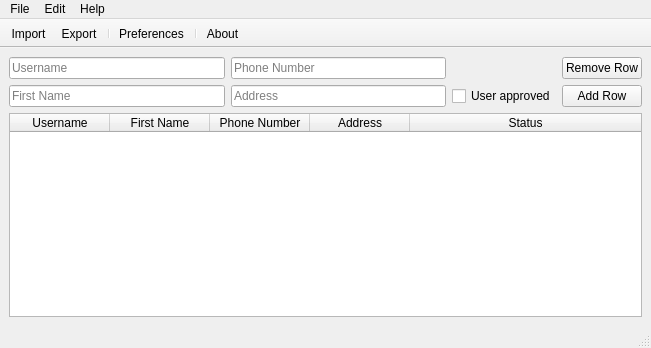
<?xml version="1.0" encoding="UTF-8"?>
<ui version="4.0">
 <class>mainWindow</class>
 <widget class="QMainWindow" name="mainWindow">
  <property name="geometry">
   <rect>
    <x>0</x>
    <y>0</y>
    <width>651</width>
    <height>348</height>
   </rect>
  </property>
  <property name="windowTitle">
   <string>PyDataMan 0.1</string>
  </property>
  <widget class="QWidget" name="centralwidget">
   <layout class="QGridLayout" name="gridLayout">
    <item row="0" column="0">
     <widget class="QLineEdit" name="username">
      <property name="placeholderText">
       <string>Username</string>
      </property>
     </widget>
    </item>
    <item row="0" column="1">
     <widget class="QLineEdit" name="phoneNumber">
      <property name="placeholderText">
       <string>Phone Number</string>
      </property>
     </widget>
    </item>
    <item row="0" column="3">
     <widget class="QPushButton" name="removeRow">
      <property name="text">
       <string>Remove Row</string>
      </property>
     </widget>
    </item>
    <item row="1" column="0">
     <widget class="QLineEdit" name="firstName">
      <property name="placeholderText">
       <string>First Name</string>
      </property>
     </widget>
    </item>
    <item row="1" column="1">
     <widget class="QLineEdit" name="address">
      <property name="placeholderText">
       <string>Address</string>
      </property>
     </widget>
    </item>
    <item row="1" column="2">
     <widget class="QCheckBox" name="approved">
      <property name="text">
       <string>User approved</string>
      </property>
     </widget>
    </item>
    <item row="1" column="3">
     <widget class="QPushButton" name="addData">
      <property name="text">
       <string>Add Row</string>
      </property>
     </widget>
    </item>
    <item row="2" column="0" colspan="4">
     <widget class="QTableWidget" name="mainTable">
      <attribute name="horizontalHeaderStretchLastSection">
       <bool>true</bool>
      </attribute>
      <column>
       <property name="text">
        <string>Username</string>
       </property>
      </column>
      <column>
       <property name="text">
        <string>First Name</string>
       </property>
      </column>
      <column>
       <property name="text">
        <string>Phone Number</string>
       </property>
      </column>
      <column>
       <property name="text">
        <string>Address</string>
       </property>
      </column>
      <column>
       <property name="text">
        <string>Status</string>
       </property>
      </column>
     </widget>
    </item>
   </layout>
  </widget>
  <widget class="QMenuBar" name="mainMenuBar">
   <property name="geometry">
    <rect>
     <x>0</x>
     <y>0</y>
     <width>651</width>
     <height>25</height>
    </rect>
   </property>
   <widget class="QMenu" name="menuFile">
    <property name="title">
     <string>File</string>
    </property>
    <addaction name="actionExport"/>
    <addaction name="actionImport"/>
    <addaction name="separator"/>
    <addaction name="actionExit"/>
   </widget>
   <widget class="QMenu" name="menuEdit">
    <property name="title">
     <string>Edit</string>
    </property>
    <addaction name="actionPreferences"/>
   </widget>
   <widget class="QMenu" name="menuHelp">
    <property name="title">
     <string>Help</string>
    </property>
    <addaction name="actionAbout"/>
   </widget>
   <addaction name="menuFile"/>
   <addaction name="menuEdit"/>
   <addaction name="menuHelp"/>
  </widget>
  <widget class="QStatusBar" name="mainStatusBar"/>
  <widget class="QToolBar" name="mainToolBar">
   <property name="windowTitle">
    <string>toolBar</string>
   </property>
   <property name="movable">
    <bool>false</bool>
   </property>
   <attribute name="toolBarArea">
    <enum>TopToolBarArea</enum>
   </attribute>
   <attribute name="toolBarBreak">
    <bool>false</bool>
   </attribute>
   <addaction name="actionImport"/>
   <addaction name="actionExport"/>
   <addaction name="separator"/>
   <addaction name="actionPreferences"/>
   <addaction name="separator"/>
   <addaction name="actionAbout"/>
  </widget>
  <action name="actionExport">
   <property name="text">
    <string>Export</string>
   </property>
  </action>
  <action name="actionImport">
   <property name="text">
    <string>Import</string>
   </property>
  </action>
  <action name="actionExit">
   <property name="text">
    <string>Exit</string>
   </property>
  </action>
  <action name="actionPreferences">
   <property name="text">
    <string>Preferences</string>
   </property>
  </action>
  <action name="actionAbout">
   <property name="text">
    <string>About</string>
   </property>
  </action>
 </widget>
 <resources/>
 <connections/>
</ui>
